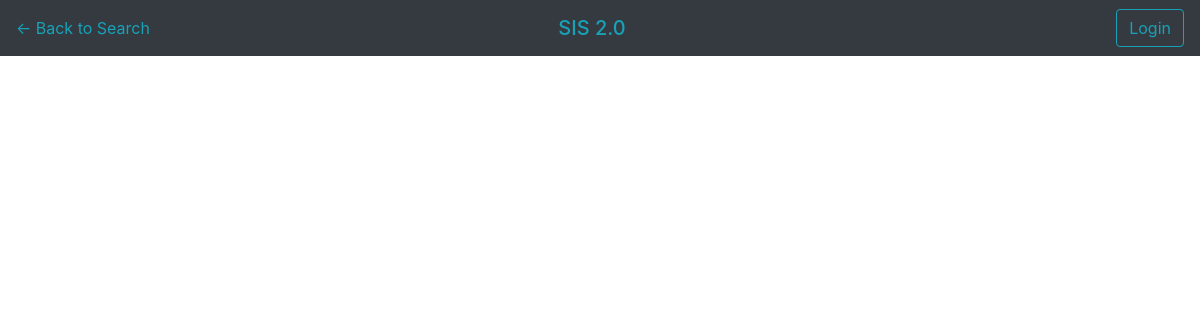
The app's page /courses/, older data.
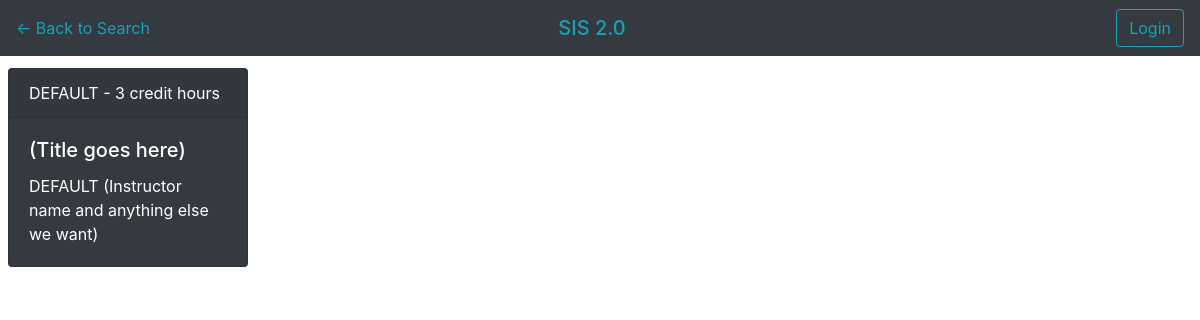
The same page, newer data.
### scraper/models.py (models this page shows, shortened)
class Course(models.Model):
	course_id = models.CharField(max_length=10, primary_key=True) # CharField, pkey
	dept = models.ForeignKey(
		'Department',
		default=DEFAULT_DEPT,
		on_delete=models.SET_DEFAULT
	)
	units = models.IntegerField(validators=[validate_credit_hours]) # Look into Min/MaxValueValidators for this
	name = models.CharField(max_length=100)
	instructor = models.ForeignKey(
		'Instructor',
		default=DEFAULT_INST,
		on_delete=models.SET_DEFAULT
	)

class Instructor(models.Model):
	case_id = models.CharField(max_length=10, primary_key=True, default=DEFAULT_INST)
	name = models.CharField(max_length=30)
	dept = models.ForeignKey(
		'Department',
		default=DEFAULT_DEPT,
		on_delete=models.SET_DEFAULT
	)

### scraper/views.py (the view)
# urls.py: path('courses/', CourseListView.as_view(), name='course_search'),
class CourseListView(generic.ListView):
	template_name = 'scraper/courses.html'
	def get_queryset(self):
		query = self.request.GET
		print(query)
		return Course.objects.all()

### scraper/templates/scraper/courses.html
{% extends 'scraper/base.html' %}
{% block nav_content %}
	<div>
		<a href="{% url 'index'%}" class='text-info'>&#8592; Back to Search</a>
	</div>
{% endblock %}
{% block content %}
	<div class='p-2'>
		{% if course_list %}
			<div id='course_gallery' class='d-flex flex-wrap align-content-around'>
			{% for course in course_list %}
				<div class='card text-white bg-dark mb-3' style='width: 20vw;'>
				  <div class="card-header">{{ course.course_id }} - {{ course.units }} credit hours</div>
				  <div class="card-body">
				    <h5 class="card-title">(Title goes here)</h5>
				    <p class="card-text">{{ course.instructor.name }} (Instructor name and anything else we want)</p>
				  </div>
				</div>
			{% endfor %}
			</div>
		{% endif %}
</div>
{% endblock %}

### scraper/templates/scraper/base.html (shortened to what this page needs)
{% load static %}
<!DOCTYPE html>
<html>
  <head>
      <link rel="stylesheet" href="https://stackpath.bootstrapcdn.com/bootstrap/4.3.1/css/bootstrap.min.css">
      <div style='padding-top: 7.5vh;'>
      </div>
  </head>
        <nav class='navbar navbar-dark bg-dark d-flex justify-content-between flex-row fixed-top'>
          <div id='left-content' style='width: 33%;'>
            {% block nav_content %}{% endblock %}
          </div>
          <div id='mid'>
            <span class='navbar-brand mb-0 h1 text-info' style='width: 33%;'>SIS 2.0</span>
          </div>
          <div id='login' class='d-flex justify-content-end' style='width: 33%;'>
              {% if user.is_authenticated %}
                <a class='btn btn-outline-info' href="{% url 'logout' %}">Logout</a>
              {% else %}
                <a class='btn btn-outline-info' href="{% url 'login' %}">Login</a>
              {% endif %}
          </div>
      </nav>
  <body>
      {% block content %}{% endblock %}
  </body>
</html>

Row changes from the older to the newer data that the page shows:
added Course: course_id "DEFAULT", units "3", instructor.name "DEFAULT"
